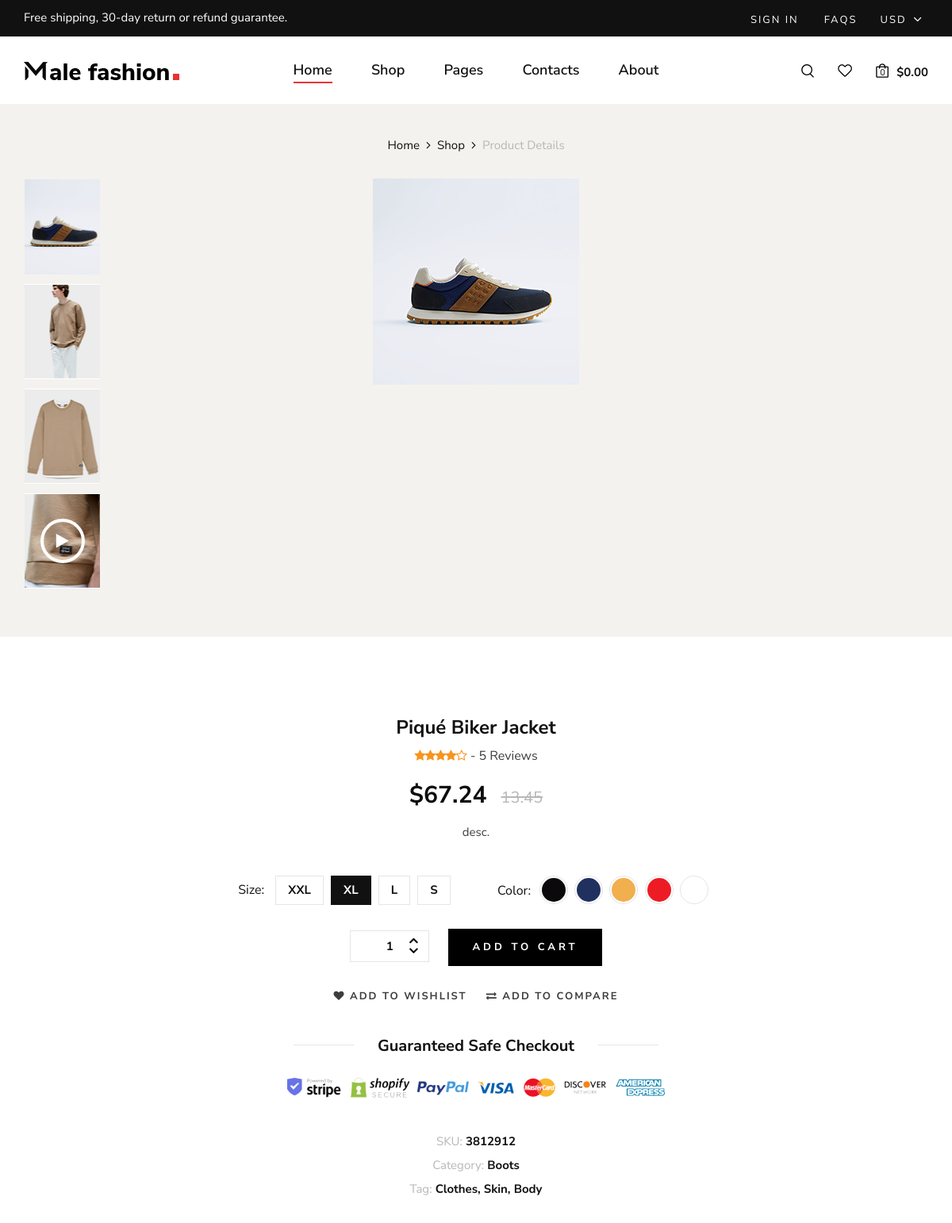
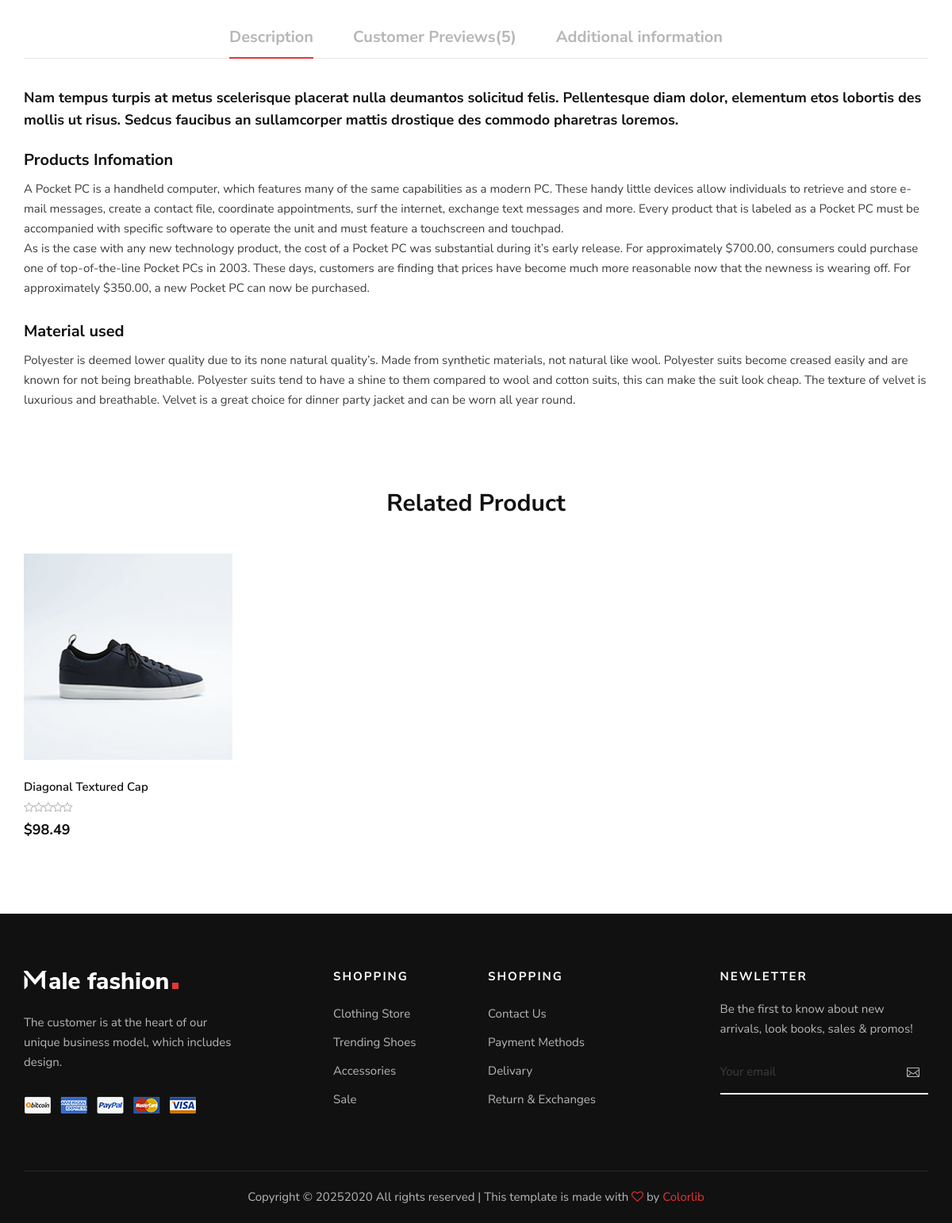
/product/1/, run on the app's committed database (2 pictures, top to bottom).
### pages/models.py (models this page shows, shortened)
class Product(models.Model):
    name = models.CharField(max_length=200)
    description = models.TextField()
    category = models.ForeignKey('Category', on_delete=models.CASCADE, related_name='products')
    price = models.DecimalField(max_digits=10, decimal_places=2)
    img_url = models.ImageField(upload_to='media/products/')
    created_at = models.DateTimeField(auto_now_add=True)
    updated_at = models.DateTimeField(auto_now=True)

class Category(models.Model):
    name = models.CharField(max_length=100)
    description = models.TextField(blank=True, null=True)

### pages/views.py (the view)
# urls.py: path('product/<int:product_id>/', product, name='shop-details'),
def product(request, product_id):
    product = get_object_or_404(Product, id=product_id)
    diff =  product.price * Decimal('0.2')
    related_products = Product.objects.filter(category=product.category).exclude(id=product.id)[:4]
    return render(request, 'shop-details.html', {'product': product, 'related_products': related_products, 'diff': diff})

### pages/templates/shop-details.html (shortened to what this page needs)
{% extends 'base.html' %}
{% load static %}
{% block content %}
    <section class="shop-details">
        <div class="product__details__pic">
            <div class="container">
                <div class="row">
                    <div class="col-lg-12">
                        <div class="product__details__breadcrumb">
                            <a href="{% url 'home' %}">Home</a>
                            <a href="{% url 'shop' %}">Shop</a>
                            <span>Product Details</span>
                        </div>
                    </div>
                </div>
                <div class="row">
                    <div class="col-lg-3 col-md-3">
                        <ul class="nav nav-tabs" role="tablist">
                            <li class="nav-item">
                                <a class="nav-link active" data-toggle="tab" href="#tabs-1" role="tab">
                                    <div class="product__thumb__pic set-bg" data-setbg="{{ product.img_url.url }}">
                                    </div>
                                </a>
                            </li>
                            <li class="nav-item">
                                <a class="nav-link" data-toggle="tab" href="#tabs-2" role="tab">
                                    <div class="product__thumb__pic set-bg" data-setbg="img/shop-details/thumb-2.png">
                                    </div>
                                </a>
                            </li>
                            <li class="nav-item">
                                <a class="nav-link" data-toggle="tab" href="#tabs-3" role="tab">
                                    <div class="product__thumb__pic set-bg" data-setbg="img/shop-details/thumb-3.png">
                                    </div>
                                </a>
                            </li>
                            <li class="nav-item">
                                <a class="nav-link" data-toggle="tab" href="#tabs-4" role="tab">
                                    <div class="product__thumb__pic set-bg" data-setbg="img/shop-details/thumb-4.png">
                                        <i class="fa fa-play"></i>
                                    </div>
                                </a>
                            </li>
                        </ul>
                    </div>
                    <div class="col-lg-6 col-md-9">
                        <div class="tab-content">
                            <div class="tab-pane active" id="tabs-1" role="tabpanel">
                                <div class="product__details__pic__item">
                                    <img src="{{ product.img_url.url }}" alt="">
                                </div>
                            </div>
                        </div>
                    </div>
                </div>
            </div>
        </div>
        <div class="product__details__content">
            <div class="container">
                <div class="row d-flex justify-content-center">
                    <div class="col-lg-8">
                        <div class="product__details__text">
                            <h4>{{ product.name }}</h4>
                            <div class="rating">
                                <i class="fa fa-star"></i>
                                <i class="fa fa-star"></i>
                                <i class="fa fa-star"></i>
                                <i class="fa fa-star"></i>
                                <i class="fa fa-star-o"></i>
                                <span> - 5 Reviews</span>
                            </div>
                            <h3>${{ product.price }} <span>{{ diff|floatformat:2 }}</span></h3>
                            <p>{{ product.description}}.</p>
                            <div class="product__details__option">
                                <div class="product__details__option__size">
                                    <span>Size:</span>
                                    <label for="xxl">xxl
                                    </label>
                                    <label class="active" for="xl">xl
                                    </label>
                                    <label for="l">l
                                    </label>
                                    <label for="sm">s
                                    </label>
                                </div>
                                <div class="product__details__option__color">
                                    <span>Color:</span>
                                    <label class="c-1" for="sp-1">
                                    </label>
                                    <label class="c-2" for="sp-2">
                                    </label>
                                    <label class="c-3" for="sp-3">
                                    </label>
                                    <label class="c-4" for="sp-4">
                                    </label>
                                    <label class="c-9" for="sp-9">
                                    </label>
                                </div>
                            </div>
                            <div class="product__details__cart__option">
                                <div class="quantity">
                                    <div class="pro-qty">
                                        <input type="text" value="1">
                                    </div>
                                </div>
                                <a href="#" class="primary-btn">add to cart</a>
                            </div>
                            <div class="product__details__btns__option">
                                <a href="#"><i class="fa fa-heart"></i> add to wishlist</a>
                                <a href="#"><i class="fa fa-exchange"></i> Add To Compare</a>
                            </div>
                            <div class="product__details__last__option">
                                <h5><span>Guaranteed Safe Checkout</span></h5>
                                <img src="{% static 'img/shop-details/details-payment.png' %}" alt="">
                                <ul>
                                    <li><span>SKU:</span> 3812912</li>
                                    <li><span>Category:</span> {{ product.category.name }}</li>
                                    <li><span>Tag:</span> Clothes, Skin, Body</li>
                                </ul>
                            </div>
                        </div>
                    </div>
                </div>
                <div class="row">
                    <div class="col-lg-12">
                        <div class="product__details__tab">
                            <ul class="nav nav-tabs" role="tablist">
                                <li class="nav-item">
                                    <a class="nav-link active" data-toggle="tab" href="#tabs-5"
                                    role="tab">Description</a>
                                </li>
                                <li class="nav-item">
                                    <a class="nav-link" data-toggle="tab" href="#tabs-6" role="tab">Customer
                                    Previews(5)</a>
                                </li>
                                <li class="nav-item">
                                    <a class="nav-link" data-toggle="tab" href="#tabs-7" role="tab">Additional
                                    information</a>
                                </li>
                            </ul>
                            <div class="tab-content">
                                <div class="tab-pane active" id="tabs-5" role="tabpanel">
                                    <div class="product__details__tab__content">
                                        <p class="note">Nam tempus turpis at metus scelerisque placerat nulla deumantos
                                            solicitud felis. Pellentesque diam dolor, elementum etos lobortis des mollis
                                            ut risus. Sedcus faucibus an sullamcorper mattis drostique des commodo
                                        pharetras loremos.</p>
                                        <div class="product__details__tab__content__item">
                                            <h5>Products Infomation</h5>
                                            <p>A Pocket PC is a handheld computer, which features many of the same
                                                capabilities as a modern PC. These handy little devices allow
                                                individuals to retrieve and store e-mail messages, create a contact
                                                file, coordinate appointments, surf the internet, exchange text messages
                                                and more. Every product that is labeled as a Pocket PC must be
                                                accompanied with specific software to operate the unit and must feature
                                            a touchscreen and touchpad.</p>
                                            <p>As is the case with any new technology product, the cost of a Pocket PC
                                                was substantial during it’s early release. For approximately $700.00,
                                                consumers could purchase one of top-of-the-line Pocket PCs in 2003.
                                                These days, customers are finding that prices have become much more
                                                reasonable now that the newness is wearing off. For approximately
                                            $350.00, a new Pocket PC can now be purchased.</p>
                                        </div>
                                        <div class="product__details__tab__content__item">
                                            <h5>Material used</h5>
                                            <p>Polyester is deemed lower quality due to its none natural quality’s. Made
                                                from synthetic materials, not natural like wool. Polyester suits become
                                                creased easily and are known for not being breathable. Polyester suits
                                                tend to have a shine to them compared to wool and cotton suits, this can
                                                make the suit look cheap. The texture of velvet is luxurious and
                                                breathable. Velvet is a great choice for dinner party jacket and can be
                                            worn all year round.</p>
                                        </div>
                                    </div>
                                </div>
                            </div>
                        </div>
                    </div>
                </div>
            </div>
        </div>
    </section>
    <section class="related spad">
        <div class="container">
            <div class="row">
                <div class="col-lg-12">
                    <h3 class="related-title">Related Product</h3>
                </div>
            </div>
            <div class="row">
                {% for related_product in related_products %}
                <div class="col-lg-3 col-md-6 col-sm-6 col-sm-6">
                    {% include "components/product_card.html" with product=related_product %}
                </div>
                {% endfor %}
            </div>
        </div>
    </section>
 {% endblock %}

### pages/templates/components/product_card.html (shortened to what this page needs)
  {% load static %}
  <div class="product__item">
        <div class="product__item__pic set-bg" data-setbg="{{ product.img_url.url }}">
        </div>
        <div class="product__item__text">
            <h6>{{ product.name }}</h6>
            <div class="rating">
                <i class="fa fa-star-o"></i>
                <i class="fa fa-star-o"></i>
                <i class="fa fa-star-o"></i>
                <i class="fa fa-star-o"></i>
                <i class="fa fa-star-o"></i>
            </div>
            <h5>${{ product.price }}</h5>
        </div>
    </div>

### data on the page
Product: img_url (picture), name "Piqué Biker Jacket", price "67.24", description "desc", category.name "Boots"
Product: name "Diagonal Textured Cap", price "98.49"

### other printed values
{{ diff|floatformat:2 }} "13.45"
